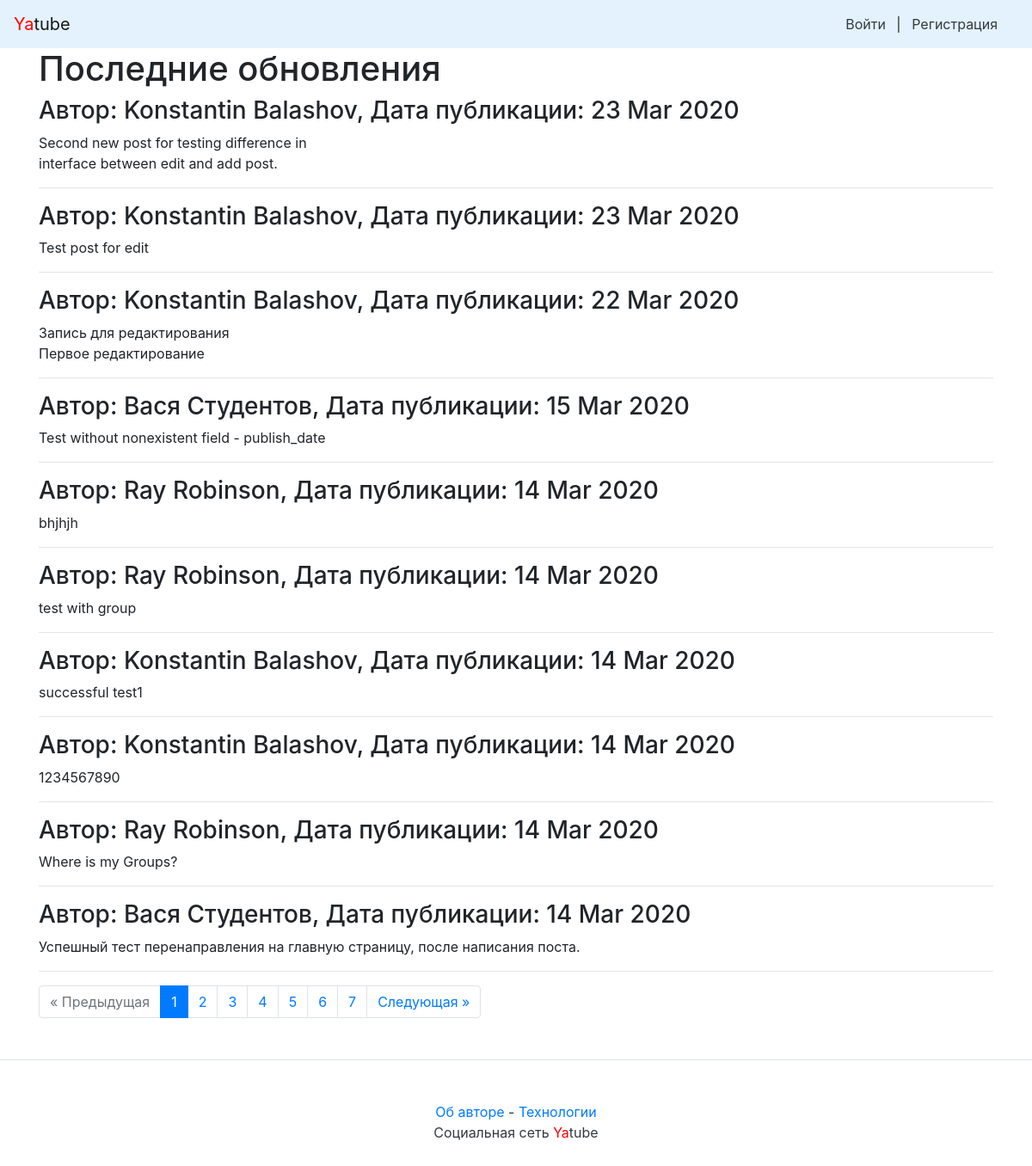
The app's page /, older data.
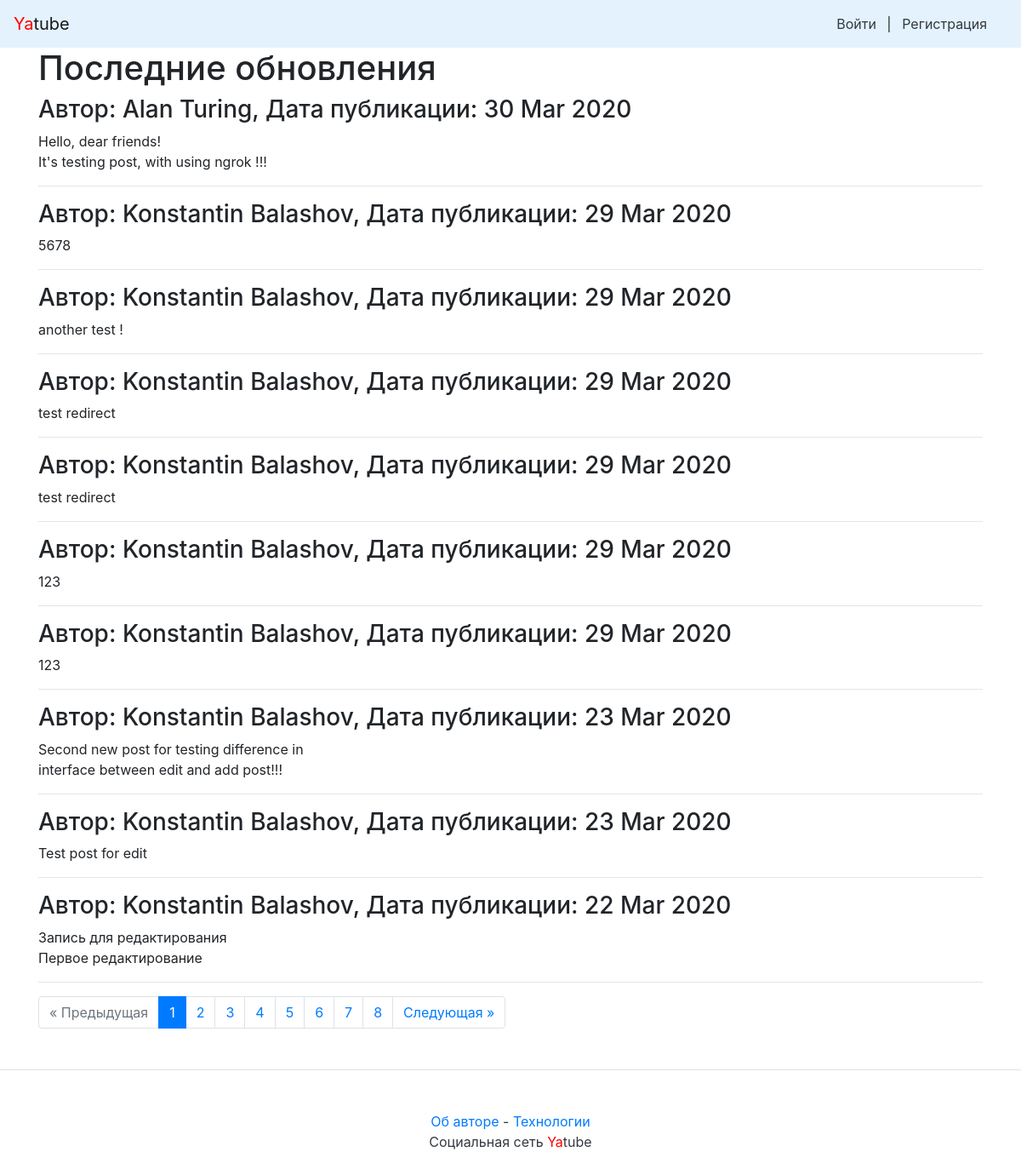
The same page, newer data.
### posts/models.py (models this page shows, shortened)
class Post(models.Model):
    text = models.TextField()
    pub_date = models.DateTimeField("Дата публикации", auto_now_add=True, db_index=True)
    author = models.ForeignKey(User, on_delete=models.CASCADE, related_name="author_posts")
    group = models.ForeignKey(
        Group, on_delete=models.CASCADE, related_name="group_posts", blank=True, null=True
    )
    image = models.ImageField(upload_to='posts/', blank=True, null=True)

### posts/views.py (the view)
# urls.py: path("", views.index, name="index"),
def index(request):
    post_list = Post.objects.order_by("-pub_date").all()
    paginator = Paginator(post_list, 10)
    page_number = request.GET.get('page')
    page = paginator.get_page(page_number)
    return render(request, 'index.html', {'page': page, 'paginator': paginator})

### templates/index.html (shortened to what this page needs)
{% extends "base.html" %}
{% block content %}
{% load thumbnail %}
    <h1> Последние обновления </h1>
    {% for post in page %}
    <h3>
        Автор: {{ post.author.get_full_name }}, Дата публикации: {{ post.pub_date|date:"d M Y" }}
    </h3>
    <p>{{ post.text|linebreaksbr }}</p>
    <hr>
    {% endfor %}
{% if page.has_other_pages %}
{% include "paginator.html" with items=page paginator=paginator%}
{% endif %}
{% endblock %}

Row changes from the older to the newer data that the page shows:
no longer on this page (row unchanged): Post: author.get_full_name "Вася Студентов", pub_date "15 Mar 2020", text "Test without nonexistent field - publish_date"
no longer on this page (row unchanged): Post: author.get_full_name "Ray Robinson", pub_date "14 Mar 2020", text "bhjhjh"
no longer on this page (row unchanged): Post: author.get_full_name "Ray Robinson", pub_date "14 Mar 2020", text "test with group"
no longer on this page (row unchanged): Post: author.get_full_name "Konstantin Balashov", pub_date "14 Mar 2020", text "successful test1"
no longer on this page (row unchanged): Post: author.get_full_name "Konstantin Balashov", pub_date "14 Mar 2020", text "1234567890"
no longer on this page (row unchanged): Post: author.get_full_name "Ray Robinson", pub_date "14 Mar 2020", text "Where is my Groups?"
no longer on this page (row unchanged): Post: author.get_full_name "Вася Студентов", pub_date "14 Mar 2020", text "Успешный тест перенаправления на главную страницу, после написания поста."
added Post: author.get_full_name "Alan Turing", pub_date "30 Mar 2020", text "Hello, dear friends! It's testing post, with using ngrok !!!"
added Post: author.get_full_name "Konstantin Balashov", pub_date "29 Mar 2020", text "5678"
added Post: author.get_full_name "Konstantin Balashov", pub_date "29 Mar 2020", text "another test !"
added Post: author.get_full_name "Konstantin Balashov", pub_date "29 Mar 2020", text "test redirect"
added Post: author.get_full_name "Konstantin Balashov", pub_date "29 Mar 2020", text "test redirect"
added Post: author.get_full_name "Konstantin Balashov", pub_date "29 Mar 2020", text "123"
added Post: author.get_full_name "Konstantin Balashov", pub_date "29 Mar 2020", text "123"
changed Post: text "Second new post for testing difference in interface between edit and add post." → "Second new post for testing difference in interface between edit and add post!!!"
Text that changed along with them:
new list line: "8"
